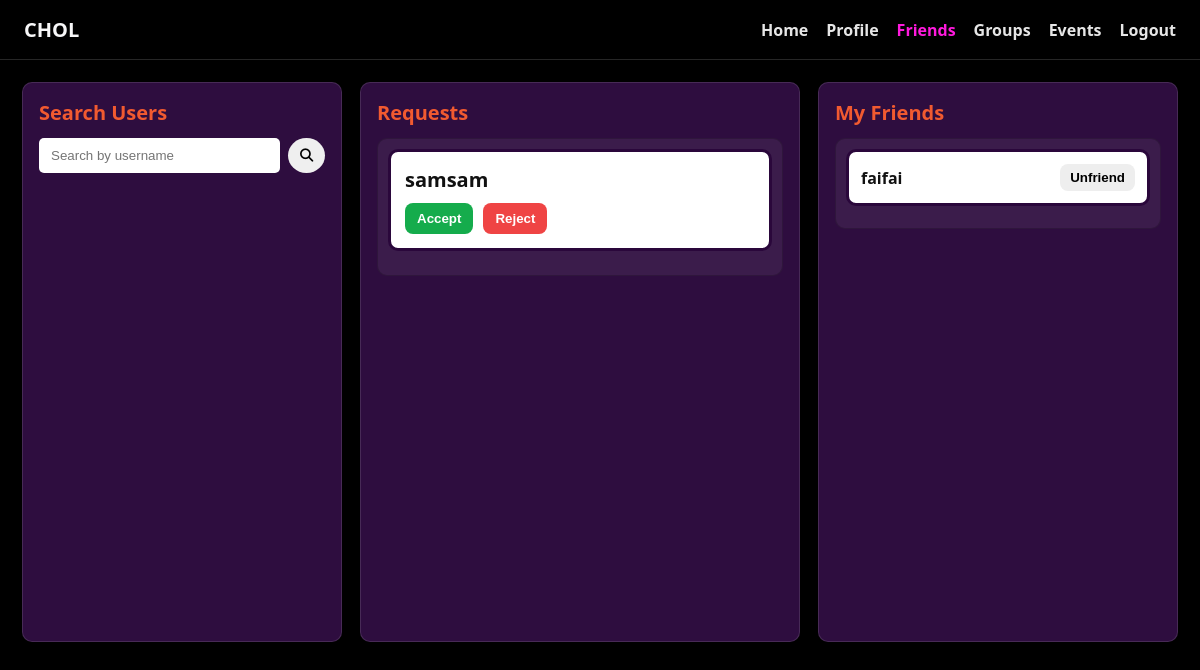
Page /friends.php (signed in) on the earlier database version.
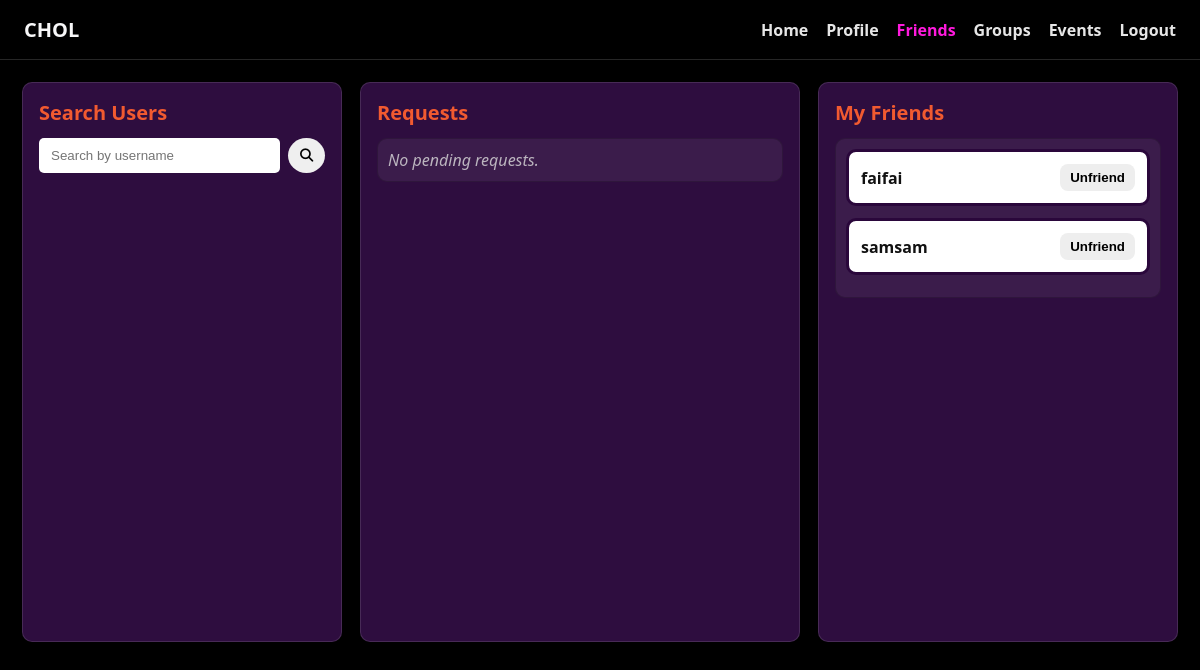
Same page on the later database version.
### tables this page shows
CREATE TABLE `friends` (
  `user_id` int(11) NOT NULL,
  `friend_id` int(11) NOT NULL,
  `status` enum('pending','accepted') NOT NULL DEFAULT 'pending',
  `requested_by` int(11) NOT NULL,
  `created_at` timestamp NOT NULL DEFAULT current_timestamp()
);

CREATE TABLE `user` (
  `id` int(200) NOT NULL,
  `First_name` text NOT NULL,
  `Last_name` text NOT NULL,
  `Username` varchar(100) NOT NULL,
  `Password` varchar(100) NOT NULL,
  `Email` varchar(100) NOT NULL,
  `NID` int(100) NOT NULL,
  `Birthdate` date NOT NULL
);

### friends.php (the view, shortened to what this page needs)
<?php
require_once "dbconnect.php";
$me = $_SESSION['user_id'];
$q = '';
$sql = "SELECT f.user_id AS requester_id, u.Username
        FROM Friends f
        JOIN User u ON u.id = f.user_id
        WHERE f.friend_id = ? AND f.status = 'pending'
        ORDER BY u.Username";
$stmt = $conn->prepare($sql);
$stmt->bind_param("i", $me);
$stmt->execute();
$requests = $stmt->get_result()->fetch_all(MYSQLI_ASSOC);
$sql = "SELECT u.id, u.Username
        FROM Friends f
        JOIN User u ON u.id = f.friend_id
        WHERE f.user_id = ? AND f.status = 'accepted'
        ORDER BY u.Username";
$stmt = $conn->prepare($sql);
$stmt->bind_param("i", $me);
$stmt->execute();
$friends = $stmt->get_result()->fetch_all(MYSQLI_ASSOC);
?>
<!DOCTYPE html>
<html lang="en">
<head>
  <link rel="stylesheet" href="friends.css">
  <link rel="stylesheet" href="https://cdnjs.cloudflare.com/ajax/libs/font-awesome/7.0.0/css/all.min.css" />
</head>
<body>
  <nav class="topnav">
    <div class="logo">CHOL</div>
    <ul>
      <li><a href="home.php">Home</a></li>
      <li><a href="profile.php">Profile</a></li>
      <li><a class="active" href="friends.php">Friends</a></li>
      <li><a href="groups.php">Groups</a></li>
      <li><a href="events.php">Events</a></li>
      <li><a href="logout.php">Logout</a></li>
    </ul>
  </nav>
  <main class="wrap">
    <section class="panel search-panel">
      <h2 style="color: rgb(241, 90, 48);">Search Users</h2>
      <form class="searchbar" method="get" action="friends.php">
        <input type="text" name="q" placeholder="Search by username" value="<?= htmlspecialchars($q) ?>">
        <button type="submit"><i class="fa-solid fa-magnifying-glass"></i></button>
      </form>
    </section>
    <section class="panel requests-panel">
      <h2 style="color: rgb(241, 90, 48);;">Requests</h2>
      <div class="scroll">
        <?php if (empty($requests)): ?>
          <p class="muted">No pending requests.</p>
        <?php else: ?>
          <?php foreach ($requests as $r): ?>
            <div class="card">
              <div class="uname large"><?= htmlspecialchars($r['Username']) ?></div>
              <div class="actions">
                <form action="respond_friend.php" method="post">
                  <button class="btn accept" type="submit" name="action" value="accept">Accept</button>
                </form>
                <form action="respond_friend.php" method="post">
                  <button class="btn reject" type="submit" name="action" value="decline">Reject</button>
                </form>
              </div>
            </div>
          <?php endforeach; ?>
        <?php endif; ?>
      </div>
    </section>
    <section class="panel friends-panel">
      <h2 style='color: rgb(241, 90, 48);'>My Friends</h2>
      <div class="scroll">
        <?php if (empty($friends)): ?>
          <p class="muted">No friends yet.</p>
        <?php else: ?>
          <?php foreach ($friends as $f): ?>
            <div class="friend-tile">
              <div class="uname"><?= htmlspecialchars($f['Username']) ?></div>
              <form action="unfriend.php" method="post">
                <button class="btn tiny" type="submit">Unfriend</button>
              </form>
            </div>
          <?php endforeach; ?>
        <?php endif; ?>
      </div>
    </section>
  </main>
</body>
</html>

### friends.css (style rules this page uses)
:root { --bg: #000000; --panel: #2e0d3f; --card: #ffffff; --text: #f7f7f8; --muted: #c9c9ce; --accent: #15ac4c; --danger: #ef4444; --line: #2b0a3d; }
* { box-sizing: border-box; margin: 0; padding: 0; }
body { background-image: 'bg.jpg'; min-height: 100vh; background: var(--bg); color: var(--text); font-family: system-ui, -apple-system, Segoe UI, Roboto, "Gill Sans", Calibri, "Trebuchet MS", sans-serif; }
.topnav { display: flex; justify-content: space-between; align-items: center; padding: 16px 24px; border-bottom: 1px solid rgba(255, 255, 255, 0.15); }
.topnav .logo { font-weight: 800; font-size: 20px; }
.topnav ul { list-style: none; display: flex; gap: 18px; }
.topnav a { color: #fff; text-decoration: none; font-weight: 600; opacity: 0.9; }
.topnav a:hover, .topnav a.active { opacity: 1; color: #ff1add; }
.wrap { display: grid; grid-template-columns: 320px 1fr 360px; gap: 18px; padding: 22px; max-width: 1400px; margin: 0 auto; }
.panel { background: var(--panel); border: 1px solid rgba(255, 255, 255, 0.12); border-radius: 10px; padding: 16px; display: flex; flex-direction: column; min-height: 70vh; }
.panel h2 { font-size: 20px; margin-bottom: 12px; }
.searchbar { display: flex; gap: 8px; margin-bottom: 12px; }
.searchbar input { flex: 1; padding: 10px 12px; border-radius: 5px; border: none; }
.searchbar button { padding: 10px 10px; border-radius: 50%; border: none; cursor: pointer; }
.uname { font-weight: 800; }
.btn { cursor: pointer; border: none; border-radius: 8px; padding: 8px 12px; font-weight: 800; }
.requests-panel .scroll { overflow: auto; border: 1px solid rgba(0, 0, 0, 0.2); border-radius: 10px; background: #ffffff10; padding: 10px; }
.friends-panel .scroll { overflow: auto; border: 1px solid rgba(0, 0, 0, 0.2); border-radius: 10px; background: #ffffff10; padding: 10px; }
.friend-tile { background: #fff; color: #111; border: 3px solid #2a073b; border-radius: 10px; padding: 12px; margin-bottom: 12px; display: flex; justify-content: space-between; align-items: center; }
.btn.tiny { padding: 6px 10px; border-radius: 8px; background: #eee; }
.muted { color: #dcdcdc; opacity: 0.8; font-style: italic; }
.card { background: var(--card); border: 3px solid #2a073b; border-radius: 10px; padding: 14px; margin-bottom: 14px; color: #111; }
.uname.large { font-size: 20px; font-weight: 800; margin-bottom: 10px; color: #111; }
.actions { display: flex; gap: 10px; }
.btn.accept { background: var(--accent); color: #fff; }
.btn.reject { background: var(--danger); color: #fff; }

Differences in the rows shown:
no longer on this page (row edited): friends: user.Username "samsam"
now on this page (row unchanged): user: Username "samsam"
Other differences:
text now shown: "No pending requests."
